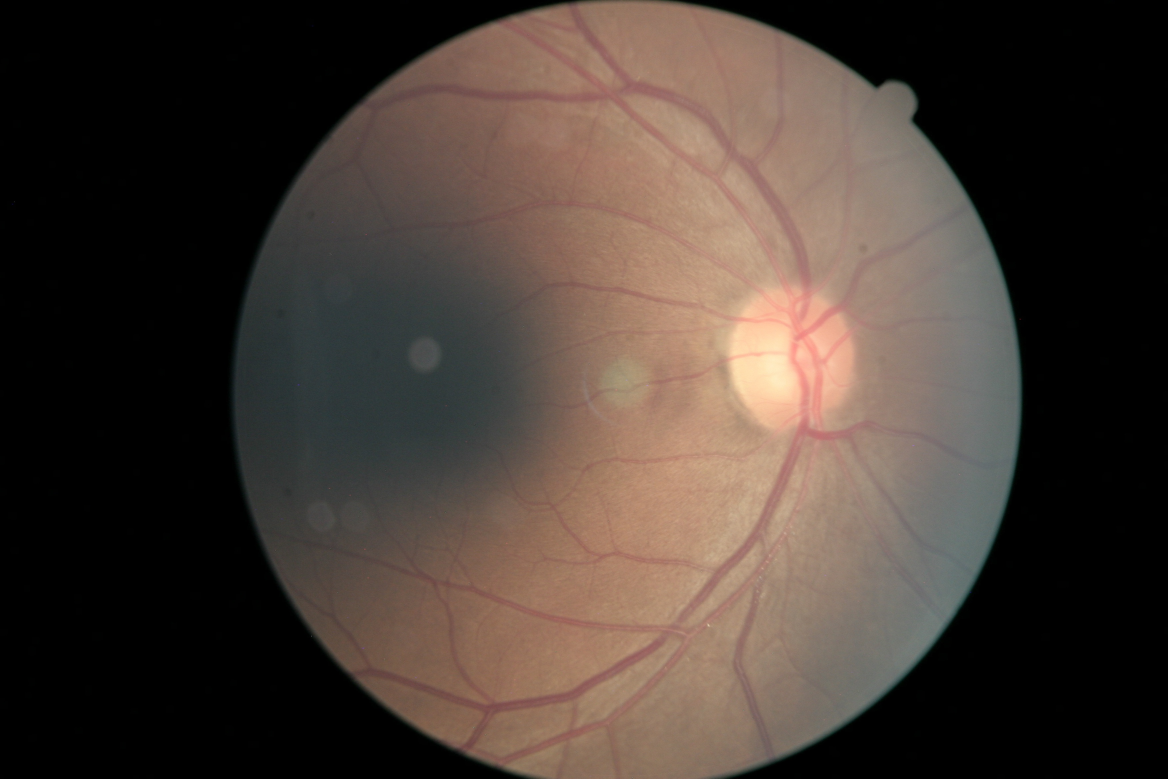
#> input picture data/sample/14281_right.jpeg, 3504 x 2336 px (shown at 1/3 size)
$ python -i test_preprocessing.py   (imports and definitions only)
#> lines starting #> are read from the running program, lines starting #| are printed output that depends on the picture; after the words box and inside, x2 and y2 are one past the last pixel; in counts of white or black regions, pixels touching at a corner belong together
"""
Quick visual test for the preprocessing pipeline.

Processes sample images and saves a side-by-side comparison grid
(Original → Squared & Resized → Ben Graham → CLAHE → Final)
plus prints Laplacian variance for each image.

Usage:
    python scripts/test_preprocessing.py
    # Then open artifacts/preprocessing_test.png
"""

import os
import sys

PROJECT_ROOT = os.path.dirname(os.path.dirname(os.path.abspath(__file__)))
if PROJECT_ROOT not in sys.path:
    sys.path.insert(0, PROJECT_ROOT)

import cv2
import numpy as np
import matplotlib
# [1 line not run here, left out]
import matplotlib.pyplot as plt
from PIL import Image

from src.utils import compute_laplacian_variance, preprocess_image


SAMPLE_DIR = os.path.join(PROJECT_ROOT, "data", "sample")
OUTPUT_DIR = os.path.join(PROJECT_ROOT, "artifacts")
OUTPUT_PATH = os.path.join(OUTPUT_DIR, "preprocessing_test.png")
TARGET_SIZE = (512, 512)
THRESHOLD = 10


def pad_to_square(image, pad_value=0):
    """Pads an image with a solid color to make it square, preserving aspect ratio."""
    h, w = image.shape[:2]
    max_dim = max(h, w)

    top = (max_dim - h) // 2
    bottom = max_dim - h - top
    left = (max_dim - w) // 2
    right = max_dim - w - left

    return cv2.copyMakeBorder(image, top, bottom, left, right,
                              cv2.BORDER_CONSTANT, value=[pad_value, pad_value, pad_value])

def ben_graham_preprocessing_step(image, sigmaX=10):
    """Applies Ben Graham's blending natively to all 3 color channels."""
    blurred = cv2.GaussianBlur(image, (0, 0), sigmaX)
    return cv2.addWeighted(image, 4, blurred, -4, 128)

def preprocessing_stages(image_path, threshold=THRESHOLD, target_size=TARGET_SIZE):
    """Run each preprocessing step individually and return intermediate results."""
#> called with image_path = '../data/sample/14281_right.jpeg', threshold = 10, target_size = (512, 512)
    image = cv2.imread(image_path, cv2.IMREAD_COLOR)
#> image is the input picture: shape (2336, 3504, 3); mean B, G, R 52.5, 59.6, 71.3
    if image is None:
        raise ValueError(f"Could not load: {image_path}")

    # 1. Background crop & Pristine Mask extraction
    gray = cv2.cvtColor(image, cv2.COLOR_BGR2GRAY)
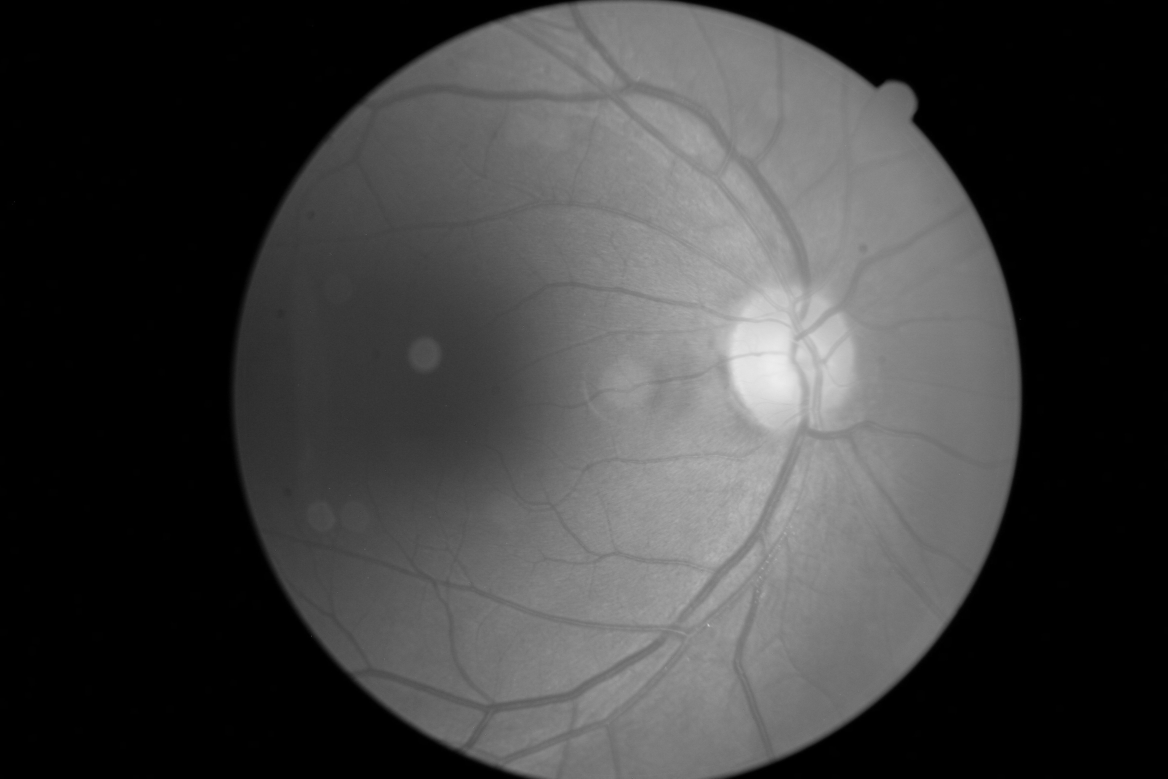
#> gray: shape (2336, 3504) (shown at 1/3 size); min 0, max 239, mean 62.3

    blurred_gray = cv2.medianBlur(gray, 7)
    _, binary = cv2.threshold(blurred_gray, threshold, 255, cv2.THRESH_BINARY)
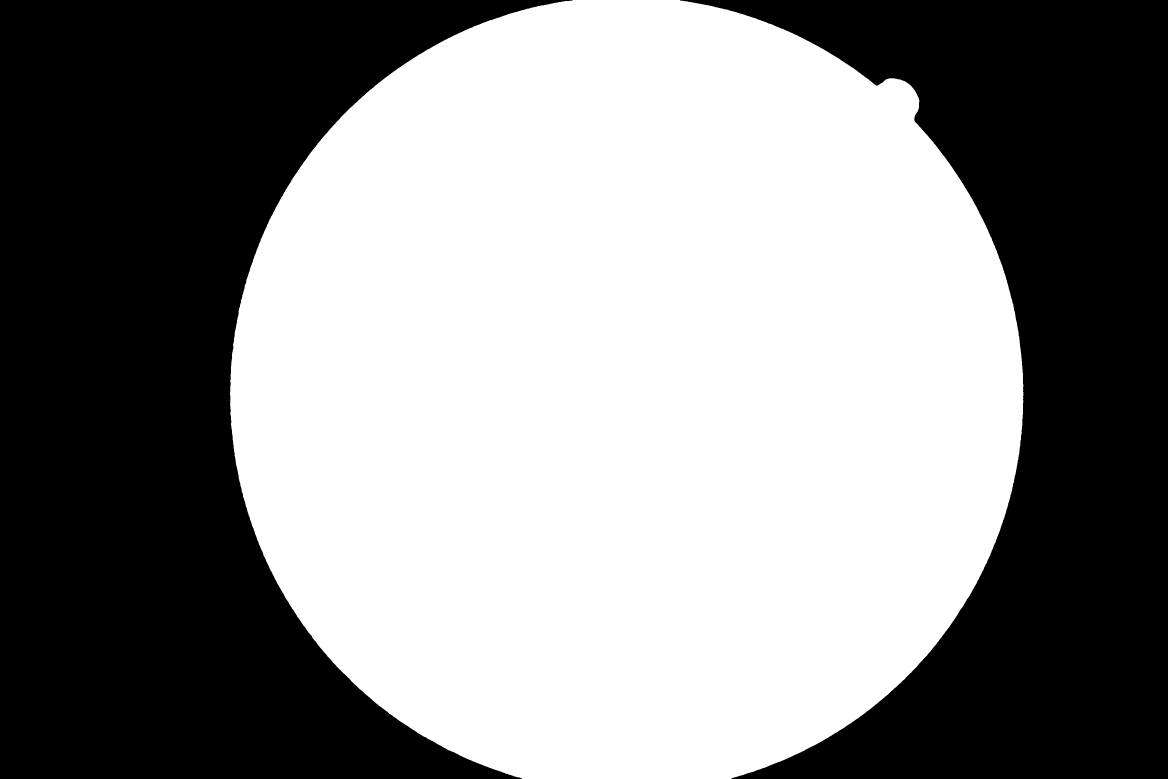
#> binary: shape (2336, 3504) (shown at 1/3 size); 54.4% white; 2 black regions, box (x1, y1, x2, y2) and area: (0, 0, 1719, 2336) 2167842, (2040, 0, 3504, 2336) 1563743

    kernel = cv2.getStructuringElement(cv2.MORPH_ELLIPSE, (5, 5))
    binary = cv2.morphologyEx(binary, cv2.MORPH_OPEN, kernel)
#> binary: shape (2336, 3504); 54.4% white; 2 black regions

    contours, _ = cv2.findContours(binary, cv2.RETR_EXTERNAL, cv2.CHAIN_APPROX_SIMPLE)
#> contours = 1 contour; box (x1, y1, x2, y2) and area: (690, 0, 3070, 2336) 4450312
    if not contours:
        raise ValueError(f"No foreground found in image: {image_path}")

    main_contour = max(contours, key=cv2.contourArea)
#> main_contour = contour of 3287 points, box (x1, y1, x2, y2) (690, 0, 3070, 2336), area 4450312
    full_mask = np.zeros_like(gray)
    cv2.drawContours(full_mask, [main_contour], -1, 255, thickness=cv2.FILLED)

    x, y, w, h = cv2.boundingRect(main_contour)
#> x = 690; y = 0; w = 2380; h = 2336
    cropped = image[y : y + h, x : x + w].copy()
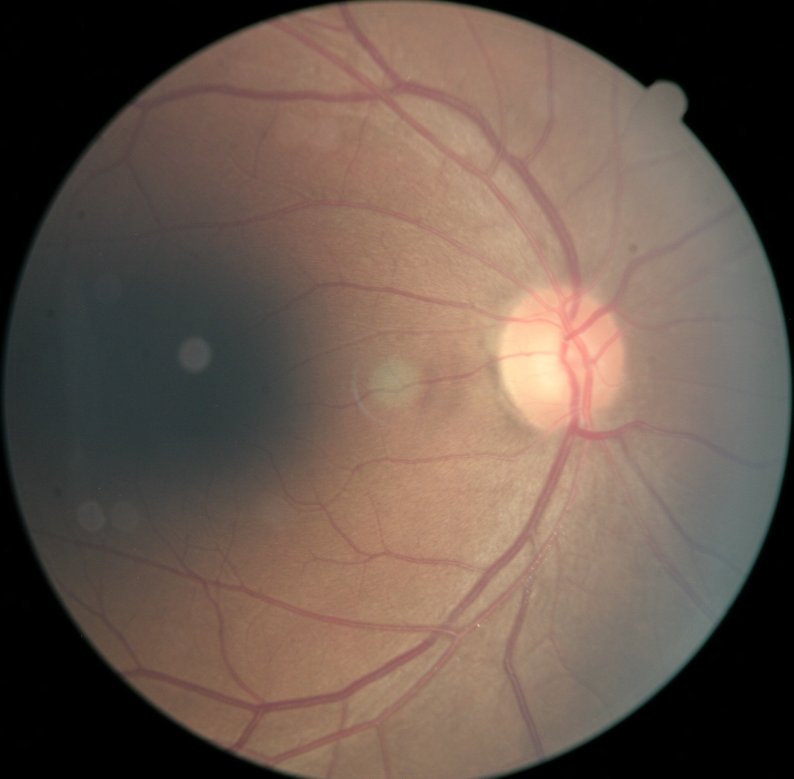
#> cropped: shape (2336, 2380, 3) (shown at 1/3 size); mean B, G, R 77.3, 87.8, 104.9
    mask = full_mask[y : y + h, x : x + w]
#> mask: shape (2336, 2380); 80.1% white; 9 black regions (4 under 20 px), largest, box (x1, y1, x2, y2) and area: (0, 0, 1029, 1177) 291678, (1350, 0, 2380, 1152) 286805, (0, 1215, 876, 2336) 264312, (1504, 1208, 2380, 2336) 263101, (0, 1186, 1, 1211) 25

    # 2. Pre-fill the background with 128 (Gray) BEFORE resizing
    cropped[mask == 0] = [128, 128, 128]

    # 3. Pad to square using 128 (Gray)
    squared_img = pad_to_square(cropped, pad_value=128)
    squared_mask = pad_to_square(mask, pad_value=0)
#> in pad_to_square (call 2), `return cv2.copyMakeBorder(image, top, bottom, left, right, cv2.BORDER_..`: returned value: shape (2380, 2380); 78.6% white; 7 black regions (4 under 20 px), largest, box (x1, y1, x2, y2) and area: (0, 0, 2380, 1199) 630843, (0, 1230, 2380, 2380) 579773, (0, 1208, 1, 1233) 25

    # 4. Resize safely to TARGET_SIZE (e.g., 512x512)
    resized_img = cv2.resize(squared_img, target_size, interpolation=cv2.INTER_AREA)
    resized_mask = cv2.resize(squared_mask, target_size, interpolation=cv2.INTER_NEAREST)
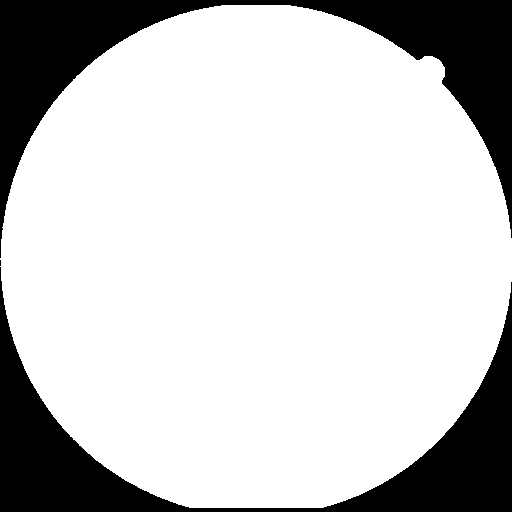
#> resized_mask: shape (512, 512); 78.6% white; 3 black regions (1 under 20 px), largest, box (x1, y1, x2, y2) and area: (0, 0, 512, 258) 29444, (0, 267, 512, 512) 26554

    # 5. Ben Graham Enhancement
    enhanced = ben_graham_preprocessing_step(resized_img, sigmaX=10)
#> in ben_graham_preprocessing_step, `blurred = cv2.GaussianBlur(image, (0, 0), sigmaX)`:
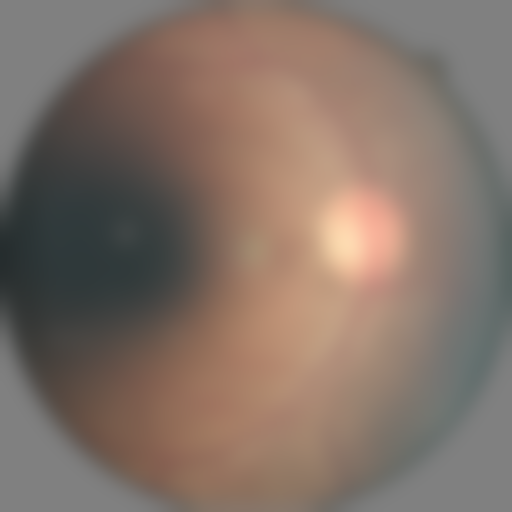
#> blurred: shape (512, 512, 3); mean B, G, R 103.1, 113.4, 130.3

    # 6. Clean up any slight blur bleed by strictly enforcing the gray background again
    enhanced[resized_mask == 0] = [128, 128, 128]
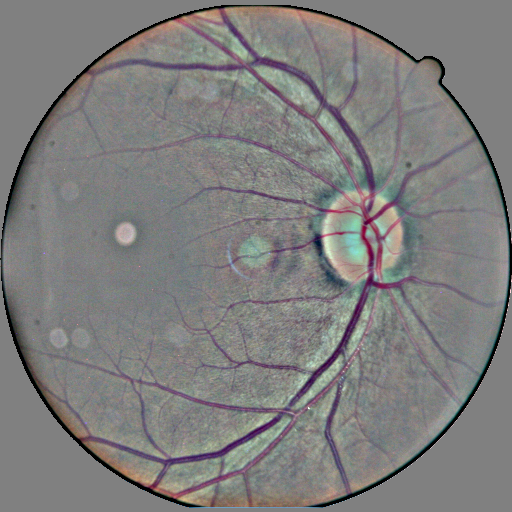
#> enhanced: shape (512, 512, 3); mean B, G, R 125.1, 125.7, 126.7

    # 7. CLAHE on LAB's L channel
    lab = cv2.cvtColor(enhanced, cv2.COLOR_BGR2LAB)
#> lab: shape (512, 512, 3); mean of channels 0, 1, 2 134.5, 128.4, 128.5
    l, a, b = cv2.split(lab)

    clahe = cv2.createCLAHE(clipLimit=2.8, tileGridSize=(8, 8))
    cl = clahe.apply(l)

    merged = cv2.merge((cl, a, b))
#> merged: shape (512, 512, 3); mean of channels 0, 1, 2 135.9, 128.4, 128.5
    lab_enhanced = cv2.cvtColor(merged, cv2.COLOR_LAB2BGR)
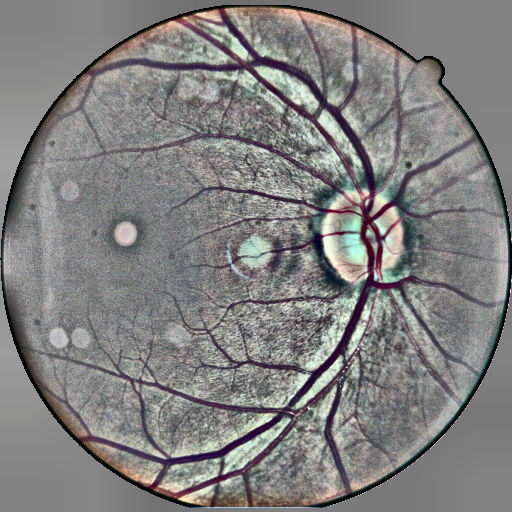
#> lab_enhanced: shape (512, 512, 3); mean B, G, R 127.2, 128, 128.8

    # 8. Mild Denoising
    denoised = cv2.medianBlur(lab_enhanced, 3)

    # Convert all BGR → RGB for matplotlib
    def to_rgb(img):
        return cv2.cvtColor(img, cv2.COLOR_BGR2RGB)
#> returned value: shape (2336, 3504, 3)

    return {
        "Original": to_rgb(image),
        "Squared & Resized": to_rgb(resized_img),
        "Ben Graham": to_rgb(enhanced),
        "CLAHE": to_rgb(lab_enhanced),
        "Final": to_rgb(denoised),
    }


# [55 lines left out: function main, not called in this run]


# [2 lines not run here, left out]

>>> result = preprocessing_stages('../data/sample/14281_right.jpeg')
#> result = 5 items

$ run again, on data/sample/5800_left.jpeg
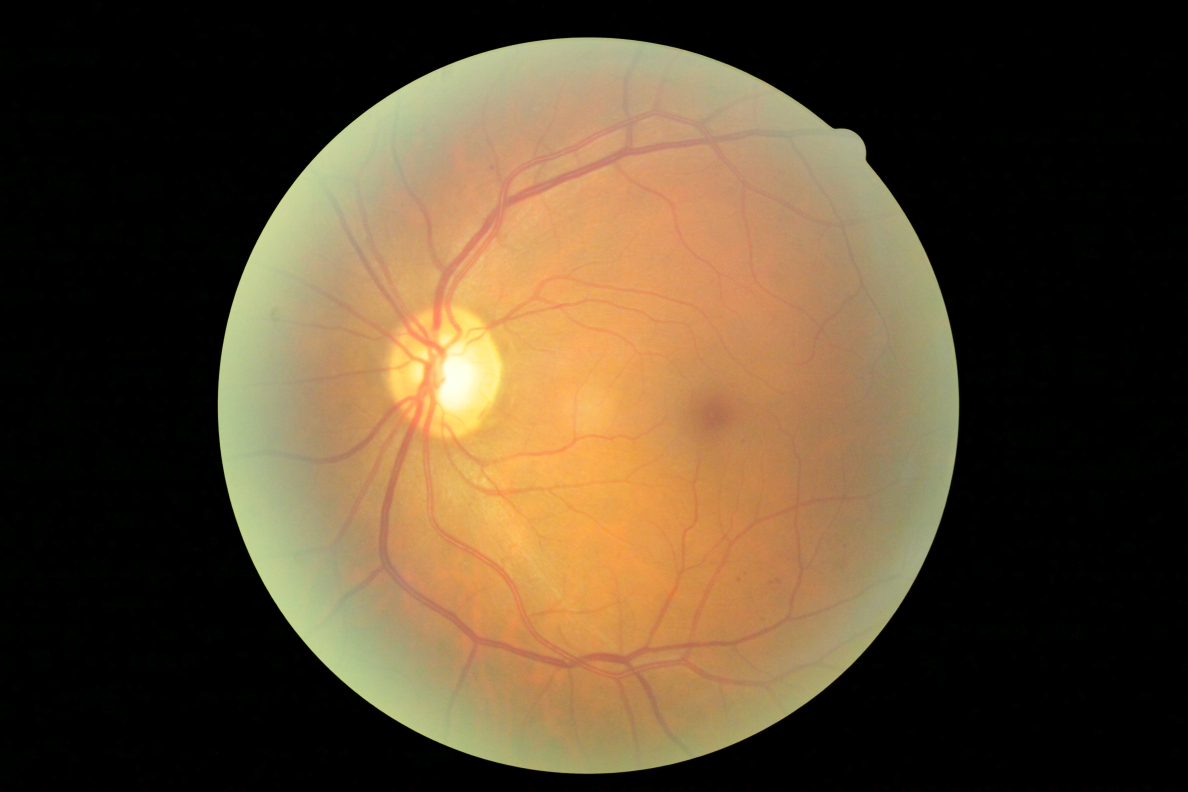
#> input picture data/sample/5800_left.jpeg, 4752 x 3168 px (shown at 1/4 size)
#> in preprocessing_stages, image is the input picture: shape (3168, 4752, 3); mean B, G, R 48, 72.4, 90.6
#> in preprocessing_stages, `_, binary = cv2.threshold(blurred_gray, threshold, 255, cv2.THRESH_BIN..`:
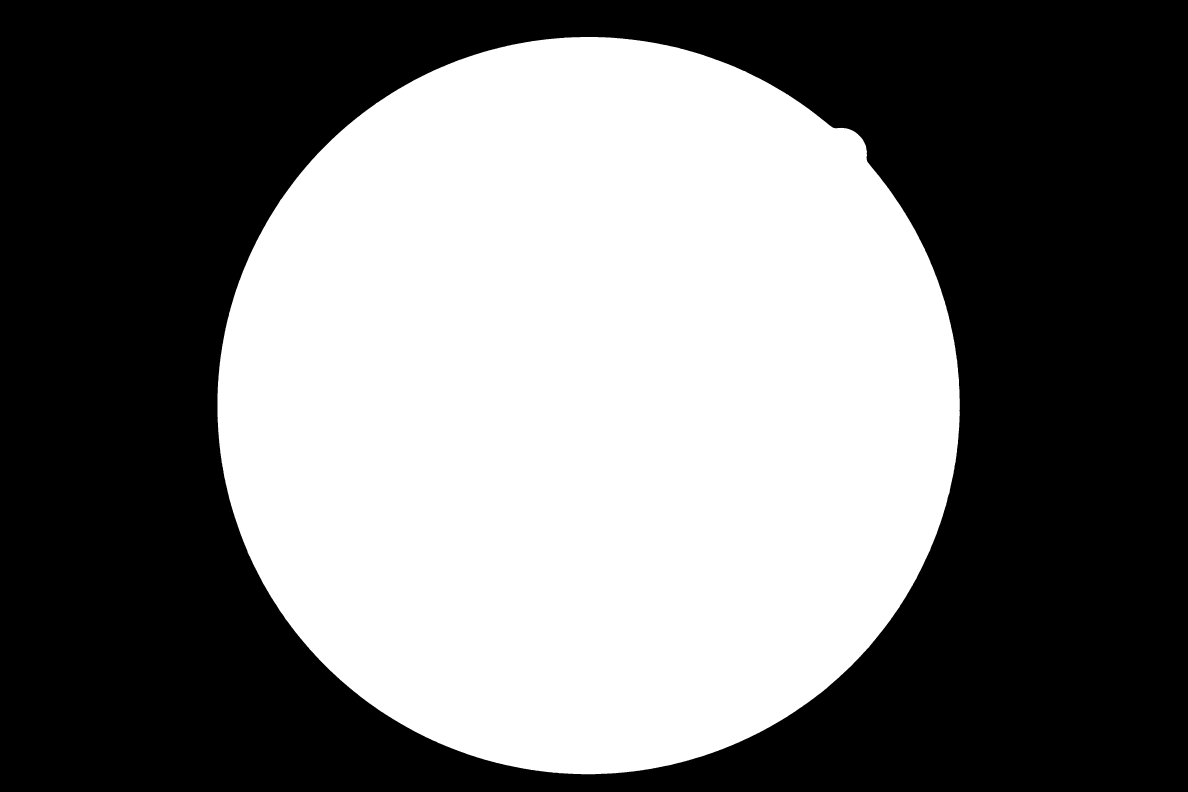
#> binary: shape (3168, 4752) (shown at 1/4 size); 45.7% white; 1 white region, box (x1, y1, x2, y2) and area: (870, 148, 3839, 3097) 6881846
#> contours = 1 contour; box (x1, y1, x2, y2) and area: (870, 148, 3839, 3097) 6877613
#> main_contour = contour of 4277 points, box (x1, y1, x2, y2) (870, 148, 3839, 3097), area 6877613
#> in preprocessing_stages, `x, y, w, h = cv2.boundingRect(main_contour)`: x = 870; y = 148; w = 2969; h = 2949
#> mask: shape (2949, 2969); 78.6% white; 6 black regions (2 under 20 px), largest, box (x1, y1, x2, y2) and area: (1512, 1516, 2969, 2949) 471614, (0, 0, 1451, 1425) 469860, (0, 1533, 1454, 2949) 468562, (1522, 0, 2969, 1446) 463697
#> resized_mask: shape (512, 512); 78.1% white; 3 black regions (1 under 20 px), largest, box (x1, y1, x2, y2) and area: (0, 0, 512, 248) 28905, (0, 267, 512, 512) 28585
#> enhanced: shape (512, 512, 3); mean B, G, R 128.4, 132.2, 132
#> lab: shape (512, 512, 3); mean of channels 0, 1, 2 140.8, 127.6, 130
#> merged: shape (512, 512, 3); mean of channels 0, 1, 2 133.9, 127.6, 130
#> in preprocessing_stages, `lab_enhanced = cv2.cvtColor(merged, cv2.COLOR_LAB2BGR)`:
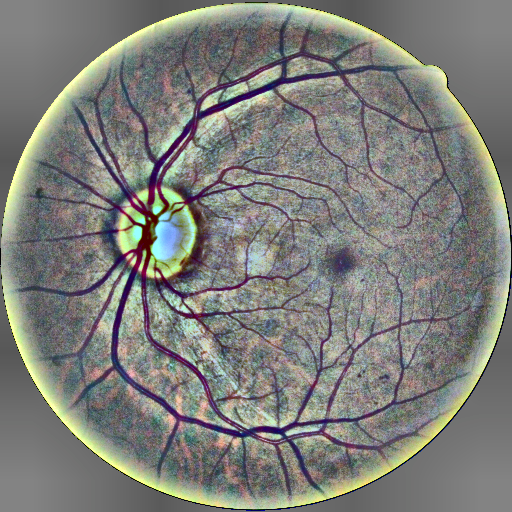
#> lab_enhanced: shape (512, 512, 3); mean B, G, R 122.2, 126.3, 125.7
#> result = 5 items
